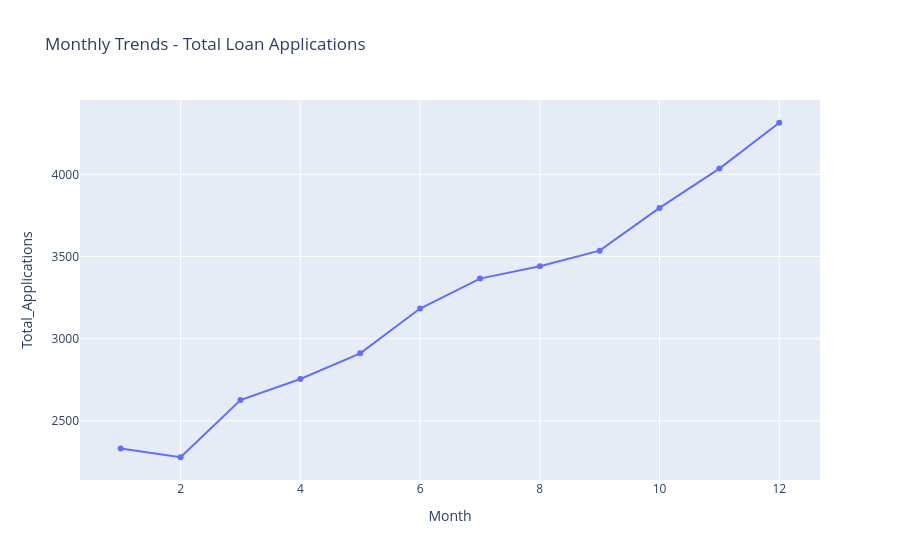

Source (notebook cell):
### Markdown cell above
#### Monthly Trends-Total Loan Applications

### Code cell
fig = px.line(
    monthly_data,
    x='Month_Number',
    y='Total_Applications',
    markers=True,
    title='Monthly Trends - Total Loan Applications'
)

fig.update_layout(
    xaxis_title='Month',
    yaxis_title='Total_Applications'
    )

fig.show()

### Figure 1 — Plotly figure (JSON) as saved in the notebook; plotly's stock layout.template omitted (floating-point values rounded to 4 significant figures)
{"data": [{"hovertemplate": "Month_Number=%{x}<br>Total_Applications=%{y}<extra></extra>", "legendgroup": "", "line": {"color": "#636efa", "dash": "solid"}, "marker": {"symbol": "circle"}, "mode": "lines+markers", "name": "", "orientation": "v", "showlegend": false, "type": "scatter", "x": [1, 2, 3, 4, 5, 6, 7, 8, 9, 10, 11, 12], "xaxis": "x", "y": [2332, 2279, 2627, 2755, 2911, 3184, 3366, 3441, 3536, 3796, 4035, 4314], "yaxis": "y"}], "layout": {"legend": {"tracegroupgap": 0}, "title": {"text": "Monthly Trends - Total Loan Applications"}, "xaxis": {"anchor": "y", "domain": [0, 1], "title": {"text": "Month"}}, "yaxis": {"anchor": "x", "domain": [0, 1], "title": {"text": "Total_Applications"}}}}
